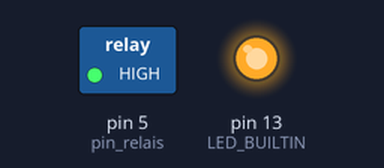
Recording of a sketch running on a simulated Arduino Uno, built with avr-gcc and run on an emulated ATmega328P. Shown: switched loads named in the sketch (green lamp = pin HIGH), output pins drawn as LEDs (lit = HIGH).

Above: at 2.5 s.
At 7.5 s:
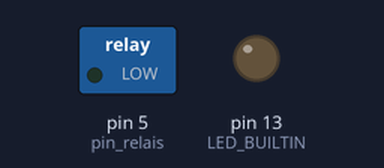
Timing chart, 0 to 13.0 s (numbered marks = the images above):
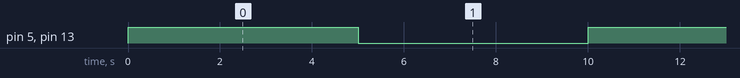

Measured:
- by itself, pin 5 (pin_relais), pin 13 (LED_BUILTIN): alternates HIGH for 5.0 s and LOW for 5.0 s

The sketch:

pumpe_test.ino
```cpp
int pin_relais = 5;


// the setup function runs once when you press reset or power the board
void setup() {
  // initialize digital pin LED_BUILTIN as an output.
  pinMode(LED_BUILTIN, OUTPUT);
  pinMode(pin_relais, OUTPUT);
}

// the loop function runs over and over again forever
void loop() {
  digitalWrite(LED_BUILTIN, HIGH);   // turn the LED on (HIGH is the voltage level)
  digitalWrite(pin_relais, HIGH);   // turn the LED on (HIGH is the voltage level)
  delay(5000);                       // wait for a second
  digitalWrite(LED_BUILTIN, LOW);    // turn the LED off by making the voltage LOW
  digitalWrite(pin_relais, LOW);   // turn the LED on (HIGH is the voltage level)
  delay(5000);                       // wait for a second
}
```
